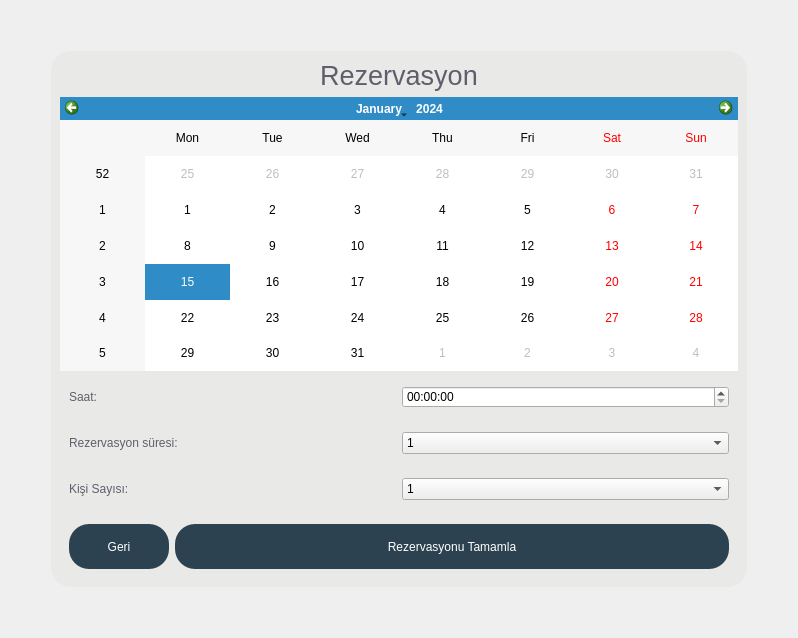
<?xml version="1.0" encoding="UTF-8"?>
<ui version="4.0">
 <class>ReservationWindow</class>
 <widget class="QWidget" name="ReservationWindow">
  <property name="geometry">
   <rect>
    <x>0</x>
    <y>0</y>
    <width>798</width>
    <height>638</height>
   </rect>
  </property>
  <property name="windowTitle">
   <string>Form</string>
  </property>
  <layout class="QVBoxLayout" name="verticalLayout">
   <item>
    <widget class="QFrame" name="frame">
     <property name="layoutDirection">
      <enum>Qt::LeftToRight</enum>
     </property>
     <property name="styleSheet">
      <string notr="true">QFrame{
	border: 0px solid rgb(255, 255, 255);
	border-radius: 10px;
}

QFrame#frame{
	margin: 40px;
	border-radius: 20px;
	background-color: rgba(225, 228, 221, 120);
}


QLineEdit{
	min-height: 45px;
	border-radius: 20px;
	background-color: #FFFFFF;
	padding-left: 20px;
	color: rgb(140, 140, 140);
}

QLineEdit:hover{
	border: 2px solid rgb(139, 142, 139);
}

QPushButton{
	min-height: 45px;
	border-radius: 20px;
	background-color: rgb(44, 66, 81);
	color: #FFFFFF;
}

QPushButton:hover{
	border: 2px solid rgb(255, 255, 255);
}

QCheckBox{
	font-size: 10px;
	color: #FFFFFF;
}

QLabel{
	color: rgb(95, 94, 108);
}


</string>
     </property>
     <property name="frameShape">
      <enum>QFrame::NoFrame</enum>
     </property>
     <property name="frameShadow">
      <enum>QFrame::Raised</enum>
     </property>
     <layout class="QVBoxLayout" name="verticalLayout_2">
      <item>
       <widget class="QLabel" name="label_2">
        <property name="maximumSize">
         <size>
          <width>16777215</width>
          <height>40</height>
         </size>
        </property>
        <property name="text">
         <string>&lt;html&gt;&lt;head/&gt;&lt;body&gt;&lt;p&gt;&lt;span style=&quot; font-size:20pt;&quot;&gt;Rezervasyon&lt;/span&gt;&lt;/p&gt;&lt;/body&gt;&lt;/html&gt;</string>
        </property>
        <property name="alignment">
         <set>Qt::AlignCenter</set>
        </property>
       </widget>
      </item>
      <item>
       <widget class="QCalendarWidget" name="calendarWidget"/>
      </item>
      <item>
       <widget class="QFrame" name="frame_6">
        <property name="frameShape">
         <enum>QFrame::StyledPanel</enum>
        </property>
        <property name="frameShadow">
         <enum>QFrame::Raised</enum>
        </property>
        <layout class="QHBoxLayout" name="horizontalLayout_5">
         <item>
          <widget class="QLabel" name="label_5">
           <property name="text">
            <string>Saat:</string>
           </property>
          </widget>
         </item>
         <item>
          <widget class="QTimeEdit" name="timeEdit"/>
         </item>
        </layout>
       </widget>
      </item>
      <item>
       <widget class="QFrame" name="frame_3">
        <property name="frameShape">
         <enum>QFrame::StyledPanel</enum>
        </property>
        <property name="frameShadow">
         <enum>QFrame::Raised</enum>
        </property>
        <layout class="QHBoxLayout" name="horizontalLayout_2">
         <item>
          <widget class="QLabel" name="label_3">
           <property name="text">
            <string>Rezervasyon süresi: </string>
           </property>
          </widget>
         </item>
         <item>
          <widget class="QComboBox" name="comboBox">
           <item>
            <property name="text">
             <string>1</string>
            </property>
           </item>
           <item>
            <property name="text">
             <string>1.5</string>
            </property>
           </item>
           <item>
            <property name="text">
             <string>2</string>
            </property>
           </item>
          </widget>
         </item>
        </layout>
       </widget>
      </item>
      <item>
       <widget class="QFrame" name="frame_4">
        <property name="frameShape">
         <enum>QFrame::StyledPanel</enum>
        </property>
        <property name="frameShadow">
         <enum>QFrame::Raised</enum>
        </property>
        <layout class="QHBoxLayout" name="horizontalLayout_3">
         <item>
          <widget class="QLabel" name="label_4">
           <property name="text">
            <string>Kişi Sayısı:</string>
           </property>
          </widget>
         </item>
         <item>
          <widget class="QComboBox" name="comboBox_2">
           <item>
            <property name="text">
             <string>1</string>
            </property>
           </item>
           <item>
            <property name="text">
             <string>2</string>
            </property>
           </item>
           <item>
            <property name="text">
             <string>3</string>
            </property>
           </item>
           <item>
            <property name="text">
             <string>4</string>
            </property>
           </item>
           <item>
            <property name="text">
             <string>5</string>
            </property>
           </item>
           <item>
            <property name="text">
             <string>6</string>
            </property>
           </item>
           <item>
            <property name="text">
             <string>7</string>
            </property>
           </item>
           <item>
            <property name="text">
             <string>8</string>
            </property>
           </item>
           <item>
            <property name="text">
             <string>9</string>
            </property>
           </item>
           <item>
            <property name="text">
             <string>10</string>
            </property>
           </item>
           <item>
            <property name="text">
             <string>11</string>
            </property>
           </item>
           <item>
            <property name="text">
             <string>12</string>
            </property>
           </item>
          </widget>
         </item>
        </layout>
       </widget>
      </item>
      <item>
       <widget class="QFrame" name="frame_5">
        <property name="frameShape">
         <enum>QFrame::StyledPanel</enum>
        </property>
        <property name="frameShadow">
         <enum>QFrame::Raised</enum>
        </property>
        <layout class="QHBoxLayout" name="horizontalLayout_4">
         <item>
          <widget class="QPushButton" name="exit_button">
           <property name="minimumSize">
            <size>
             <width>100</width>
             <height>45</height>
            </size>
           </property>
           <property name="maximumSize">
            <size>
             <width>400</width>
             <height>16777215</height>
            </size>
           </property>
           <property name="text">
            <string>Geri</string>
           </property>
          </widget>
         </item>
         <item>
          <widget class="QPushButton" name="signup_button">
           <property name="sizePolicy">
            <sizepolicy hsizetype="Expanding" vsizetype="Fixed">
             <horstretch>0</horstretch>
             <verstretch>0</verstretch>
            </sizepolicy>
           </property>
           <property name="text">
            <string>Rezervasyonu Tamamla</string>
           </property>
          </widget>
         </item>
        </layout>
       </widget>
      </item>
     </layout>
    </widget>
   </item>
  </layout>
 </widget>
 <resources/>
 <connections/>
</ui>
